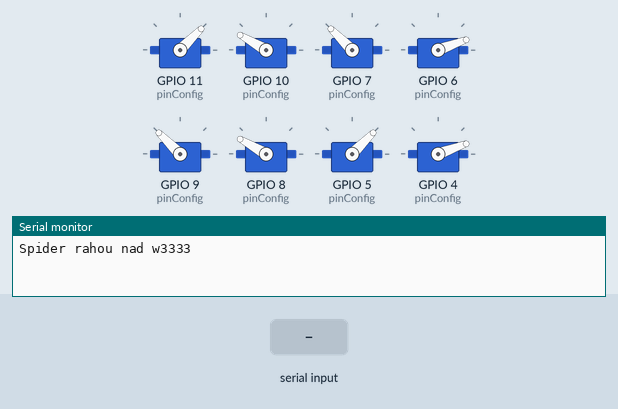
This sketch was run on a simulated ESP32. Parts: 8 × servo, the last lines printed to the serial monitor. The test bench sets the inputs (shaded band).

Above: at 1.2 s.
1.3 s: "1\n" received over Serial
At 3.4 s:
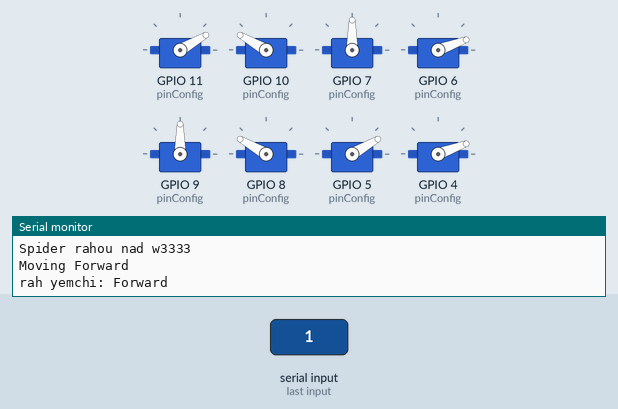
4.3 s: "2\n" received over Serial
At 6.7 s:
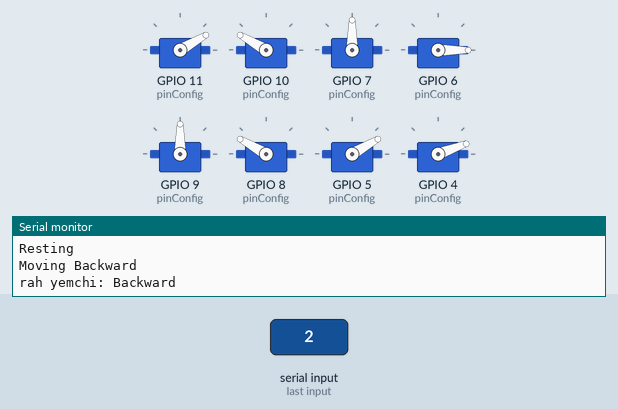
7.3 s: "3\n" received over Serial
At 9.3 s:
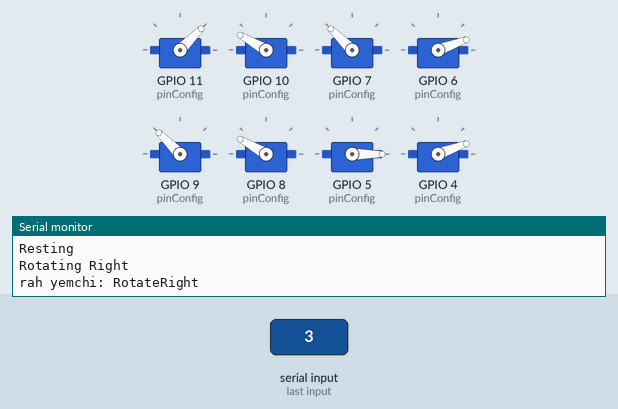
10.3 s: "4\n" received over Serial
At 10.5 s:
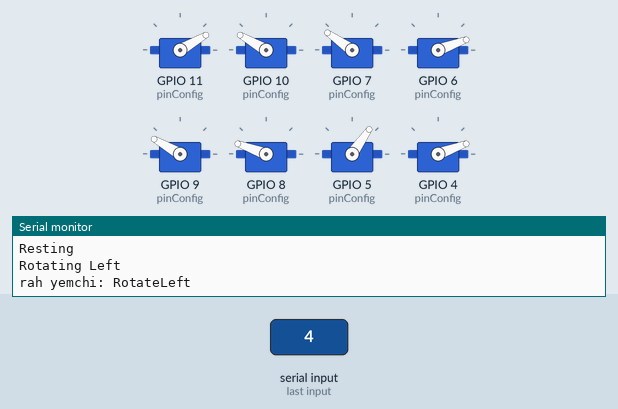
13.3 s: "5\n" received over Serial
At 14.4 s:
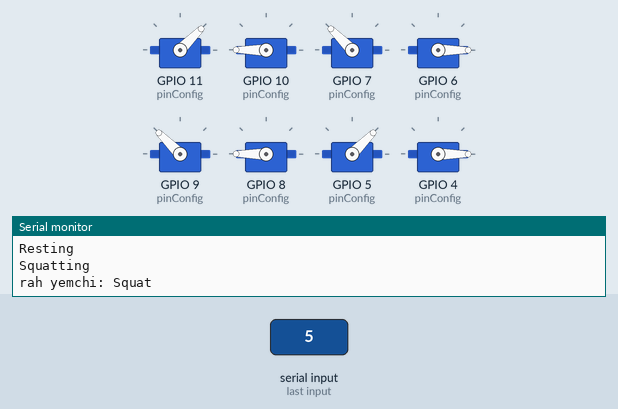
Timing chart, 0 to 16.3 s (numbered marks = the images above; inputs shaded):
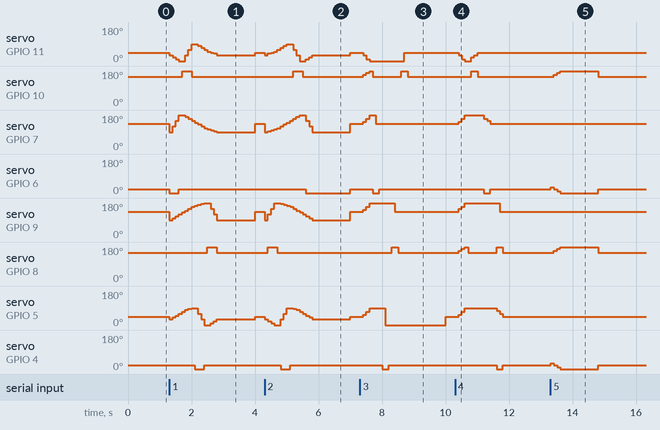

The sketch:

arduino.ino
```cpp
#include "Spider.h"
 Spider spider;

void setup() {
Serial.begin(9600);
spider.setup();
spider.rest();


}

void loop() {
  if (Serial.available() > 0) {
    int mv = Serial.parseInt();

    switch (mv) {
      case 1:
        Serial.println("Moving Forward");
        spider.moveForward();
        break;
      case 2:
        Serial.println("Moving Backward");
        spider.moveBackward();
        break;
      case 3:
        Serial.println("Rotating Right");
        spider.RotateRight();
        break;
      case 4:
        Serial.println("Rotating Left");
        spider.RotateLeft();
        break;
      case 5:
        Serial.println("Squatting");
        spider.Squat();
        break;
      case 6:
        Serial.println("Wiggling");
        spider.Wiggle();
        break;
      case 0:
        Serial.println("Resting");
        spider.rest();
        break;
    }
  }
  delay(100);
}
```

Leg.cpp
```cpp
#include "Leg.h"


Leg::Leg() {
}

Leg::~Leg() {
  detach();
}

void Leg::attach(uint8_t hp, uint8_t kp) {
  hipPin = hp;
  kneePin = kp;
  hipServo.attach(hipPin);
  kneeServo.attach(kneePin);
}

void Leg::detach() {
  hipServo.detach();
  kneeServo.detach();
}

void Leg::setHip(int angle) {
  angle = constrain(angle, 0, 180);
  hipServo.write(angle);
}

void Leg::setKnee(int angle) {
  angle = constrain(angle, 0, 180);
  kneeServo.write(angle);
}

void Leg::setPosition(int hipAngle, int kneeAngle) {
  setHip(hipAngle);
  setKnee(kneeAngle);
}

int Leg::getHipAngle() {
  return hipServo.read();
}

int Leg::getKneeAngle() {
  return kneeServo.read();
}
```

Leg.h
```cpp
#ifndef LEG_H
#define LEG_H

#include <Arduino.h>
#include <Servo.h>

class Leg {
private:
  Servo hipServo;
  Servo kneeServo;
  uint8_t hipPin;
  uint8_t kneePin;

public:
  Leg();
  ~Leg();

  void attach(uint8_t hp, uint8_t kp);
  void detach();
  void setHip(int angle);
  void setKnee(int angle);
  void setPosition(int hipAngle, int kneeAngle);

  int getHipAngle();
  int getKneeAngle();
};

#endif
```

Movement.h
```cpp
#ifndef MOVEMENT_H
#define MOVEMENT_H

#include <Arduino.h>
#include "Leg.h"


struct Movement {
  const char* name;
  int frameCount;
  int delayMs;

  int keyframes[4][2][16];

  Movement(const char* n, int frames, int delay)
    : name(n), frameCount(frames), delayMs(delay) {}
};

// Forward
class ForwardMovement : public Movement {
public:
  ForwardMovement();
};

// Backward
class BackwardMovement : public Movement {
public:
  BackwardMovement();
};

// RotateRight
class RotateRightMovement : public Movement {
public:
  RotateRightMovement();
};

// RotateLeft
class RotateLeftMovement : public Movement {
public:
  RotateLeftMovement();
};

//Squat
//added squatting THE MOST UNDERRATED MOVE OAT

class SquatMovement : public Movement {
public:
  SquatMovement();
};

//Wiggle
//added wiggling (i guess spiders do that to look intimidating to predators :)  )
class WiggleMovement : public Movement {
public:
   WiggleMovement();
};


#endif
```

Spider.cpp
```cpp
#include "Spider.h"

Spider::Spider() {
}

Spider::~Spider() {
  shutdown();
}

void Spider::setup() {
  Serial.begin(9600);

  for (int i = 0; i < 4; i++) {
    legs[i].attach(pinConfig[i][0], pinConfig[i][1]);
  }

  rest();

  Serial.println("Spider rahou nad w3333");
}

void Spider::shutdown() {
  for (int i = 0; i < 4; i++) {
    legs[i].detach();
  }
  Serial.println("Spider rgod b333");
}

void Spider::executeMovement(Movement& movement, int iterations) {
  Serial.print("rah yemchi: ");
  Serial.println(movement.name);

  for (int iter = 0; iter < iterations; iter++) {
    for (int frame = 0; frame < movement.frameCount; frame++) {
      for (int leg = 0; leg < 4; leg++) {
        int kneeAngle = movement.keyframes[leg][0][frame];
        int hipAngle = movement.keyframes[leg][1][frame];
        legs[leg].setPosition(hipAngle, kneeAngle);
      }

      delay(movement.delayMs);
    }
  }
}

void Spider::setLegPosition(int legIndex, int hipAngle, int kneeAngle) {
  if (legIndex >= 0 && legIndex < 4) {
    legs[legIndex].setPosition(hipAngle, kneeAngle);
  }
}

void Spider::setAllLegsPosition(int hipAngle[], int kneeAngle[]) {
  for (int i = 0; i < 4; i++) {
    legs[i].setPosition(hipAngle[i], kneeAngle[i]);
  }
}

void Spider::rest() {
  legs[0].setPosition(45,150);
  legs[1].setPosition(135,20);
  legs[2].setPosition(135,150);
  legs[3].setPosition(45,20);

}


void Spider::moveForward(int iterations) {
  ForwardMovement forward;
  executeMovement(forward, iterations);
}

void Spider::moveBackward(int iterations) {
  BackwardMovement backward;
  executeMovement(backward, iterations);
}

void Spider::RotateRight(int iterations) {
  RotateRightMovement rotateright;
  executeMovement(rotateright, iterations);
}

void Spider::RotateLeft(int iterations) {
  RotateLeftMovement rotateleft;
  executeMovement(rotateleft, iterations);
}
//added squatting THE MOST UNDERRATED MOVE OAT
void Spider :: Squat(int iterations){
  SquatMovement squat;
  executeMovement(squat,iterations);
}


//added wiggling
void Spider :: Wiggle(int iterations){
  WiggleMovement wiggle;
  executeMovement(wiggle,iterations);
}
```

Spider.h
```cpp
#ifndef SPIDER_H
#define SPIDER_H

#include <Arduino.h>
#include "Leg.h"
#include "Movement.h"

// Leg
#define RF 0
#define RB 1
#define LF 2
#define LB 3

class Spider {
private:
  Leg legs[4];

  // Pin configuration
  // Format: {hip_pin, knee_pin}
  uint8_t pinConfig[4][2] = {
    {11, 10},  // RF
    {7, 6},    // RB
    {9, 8},    // LF
    {5, 4}     // LB
  };

public:
  Spider();
  ~Spider();

  void setup();
  void shutdown();

  // Execute a movement pattern
  void executeMovement(Movement& movement, int iterations = 1);

  // Direct leg control
  void setLegPosition(int legIndex, int hipAngle, int kneeAngle);
  void setAllLegsPosition(int hipAngle[], int kneeAngle[]);

  // Utility
  void rest();

  // Direct movement calls
  void moveForward(int iterations = 1);
  void moveBackward(int iterations = 1);
  void RotateRight(int iterations = 1);
  void RotateLeft(int iterations = 1);
  //added squatting THE MOST UNDERRATED MOVE OAT
  void Squat(int iterations = 1);
  //added wiggling
  void Wiggle(int iterations = 1);
};

#endif
```

Source omitted: Movement.cpp (data table, 4425 bytes)

Measured:
- after the input at 1.3 s, servo on GPIO 11 (pinConfig): 45° → 30° at once, → 20° 0.10 s later, → 10° 0.10 s later, → 0° 0.10 s later, … (15 changes in this stretch); servo on GPIO 10 (pinConfig): 150° → 180° after 0.40 s, → 150° 0.30 s later
- after the input at 4.3 s, servo on GPIO 11 (pinConfig): 45° → 30° at once, → 40° 0.10 s later, → 45° 0.10 s later, → 50° 0.10 s later, … (15 changes in this stretch); servo on GPIO 10 (pinConfig): 150° → 180° after 0.90 s, → 150° 0.30 s later
- after the input at 7.3 s, servo on GPIO 11 (pinConfig): 45° → 30° after 0.11 s, → 10° 0.10 s later, → 0° 0.10 s later, → 45° 1.1 s later; servo on GPIO 10 (pinConfig): 150° → 160° after 0.11 s, → 170° 0.10 s later, → 180° 0.10 s later, → 150° 0.10 s later, … (6 changes in this stretch)
- after the input at 10.3 s, servo on GPIO 11 (pinConfig): 45° → 30° after 0.11 s, → 10° 0.10 s later, → 0° 0.10 s later, → 20° 0.20 s later, … (6 changes in this stretch); servo on GPIO 10 (pinConfig): 150° → 180° after 0.51 s, → 150° 0.20 s later
- after the input at 13.3 s, servo on GPIO 10 (pinConfig), servo on GPIO 8 (pinConfig): 150° → 160° after 0.11 s, → 170° 0.10 s later, → 180° 0.10 s later, → 150° 1.2 s later; servo on GPIO 6 (pinConfig), servo on GPIO 4 (pinConfig): 20° → 30° at once, → 20° 0.10 s later, → 10° 0.10 s later, → 0° 0.10 s later, … (5 changes in this stretch)
